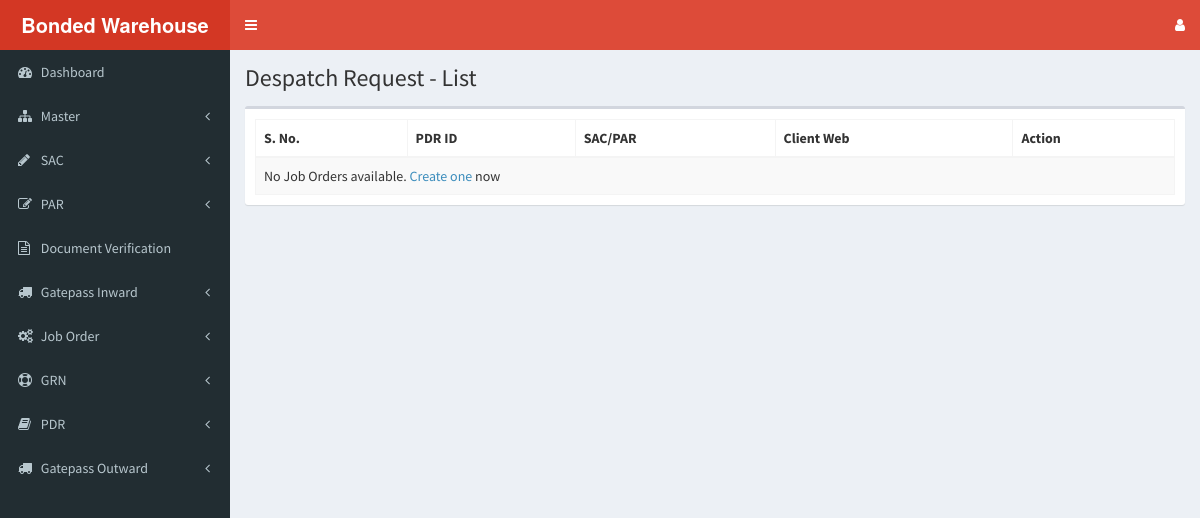
The page /pdr/pdr-list-view.php on the database as committed earlier.
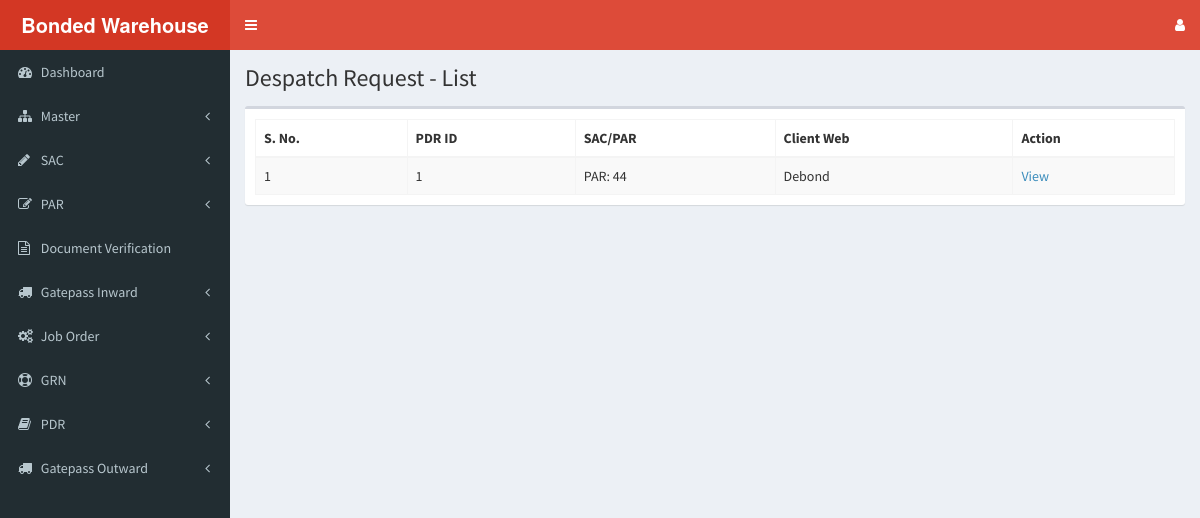
The same page on the database as committed later.
### tables this page shows
CREATE TABLE `despatch_request` (
  `pdr_id` int(11) NOT NULL,
  `bond_number` varchar(50) NOT NULL,
  `sac_par_table` varchar(10) NOT NULL,
  `sac_par_id` int(11) NOT NULL,
  `client_web` varchar(20) NOT NULL,
  `cha_name` varchar(50) NOT NULL,
  `order_number` varchar(50) NOT NULL,
  `boe_number` varchar(50) NOT NULL,
  `exbond_be_number` varchar(50) NOT NULL,
  `exbond_be_date` date NOT NULL,
  `customs_officer_name` varchar(50) NOT NULL,
  `number_of_packages` int(11) NOT NULL,
  `assessment_value` varchar(50) NOT NULL,
  `duty_value` varchar(50) NOT NULL,
  `transporter_name` varchar(50) NOT NULL,
  `status` varchar(50) NOT NULL DEFAULT 'created'
);

### pdr/pdr-list-view.php (the view, shortened to what this page needs)
<?php
  include('../header.php');
  include('../sidebar.php');
  include('../dbconfig.php');
?>
<div class="content-wrapper">
  <section class="content-header">
    <h1>
      Despatch Request - List
    </h1>
  </section>
  <section class="content">
    <div class="box">
      <div class="box-body">
        <table id="grn_table" class="table table-bordered table-striped">
          <thead>
            <tr>
              <th>S. No.</th>
              <th>PDR ID</th>
              <th>SAC/PAR</th>
              <th>Client Web</th>
              <th>Action</th>
            </tr>
          </thead>
          <tbody>
            <?php
              $select_query = "SELECT * FROM despatch_request";
              $result = mysqli_query($dbc,$select_query);
              $row_counter = 0;
              if(mysqli_num_rows($result) > 0) {
                while($row = mysqli_fetch_array($result)) {
                  echo "<tr>";
                  echo "<td>".++$row_counter."</td>";
                  echo "<td>".$row['pdr_id']."</td>";
                  echo "<td>".strtoupper($row['sac_par_table']).": ".$row['sac_par_id']."</td>";
                  echo "<td>".$row['client_web']."</td>";
                  echo "<td><a href='pdr-edit.php?pdr_id=".$row['pdr_id']."'>View</a></td>";
                  echo "</tr>";
                }
              } else {
                echo "<tr><td colspan=\"6\">No Job Orders available. <a href=\"job-order-unloading-create.php\">Create one</a> now</td></tr>";
              }
            ?>
          </tbody>
        </table>
      </div>
      </div>
    </div>
</div>
<?php
  include('../footer.php');
?>

### header.php (shortened to what this page needs)
<!DOCTYPE html>
<html>
<head>
  <link rel="stylesheet" href="<?php echo LIBRARYURL; ?>/css/bootstrap.min.css">
  <link rel="stylesheet" href="https://cdnjs.cloudflare.com/ajax/libs/font-awesome/4.5.0/css/font-awesome.min.css">
  <link rel="stylesheet" href="https://cdnjs.cloudflare.com/ajax/libs/ionicons/2.0.1/css/ionicons.min.css">
  <link rel="stylesheet" href="<?php echo LIBRARYURL; ?>/css/AdminLTE.min.css">
  <link rel="stylesheet" href="<?php echo LIBRARYURL; ?>/css/skins/_all-skins.min.css">
  <link rel="stylesheet" href="<?php echo LIBRARYURL; ?>/plugins/datepicker/datepicker.css">
  <link rel="stylesheet" href="<?php echo LIBRARYURL; ?>/plugins/datepicker/bootstrap-datepicker.min.css">
  <link rel="stylesheet" href="<?php echo LIBRARYURL; ?>/plugins/datatables/dataTables.bootstrap.css">
  <link rel="stylesheet" href="<?php echo LIBRARYURL; ?>/plugins/jQueryUI/jquery-ui.min.css">
</head>
<body class="hold-transition skin-red sidebar-mini">
<div class="wrapper">
  <header class="main-header">
    <a href="#" class="logo">
      <span class="logo-lg"><b> Bonded Warehouse </b></span>
    </a>
    <nav class="navbar navbar-static-top">
      <a href="#" class="sidebar-toggle" data-toggle="offcanvas" role="button">
      </a>
      <div class="navbar-custom-menu">
        <ul class="nav navbar-nav">
          <li class="dropdown">
              <a class="dropdown-toggle" data-toggle="dropdown" href="#">
                <i class="fa fa-user fa-x"></i>
              </a>
          </li>
        </ul>
      </div>
    </nav>
  </header>

### sidebar.php (shortened to what this page needs)
<aside class="main-sidebar">
  <section class="sidebar">
    <ul class="sidebar-menu">
      <li class="treeview">
        <a href="<?php echo HOMEURL; ?>/dashboard/dashboard.php">
          <i class="fa fa-dashboard"></i> <span>Dashboard</span>
        </a>
      </li>
      <li class="treeview">
        <a href="#">
          <i class="fa fa-sitemap"></i> <span>Master</span>
          <span class="pull-right-container">
            <i class="fa fa-angle-left pull-right"></i>
          </span>
        </a>
      </li>
      <li class="treeview">
        <a href="#">
          <i class="fa fa-pencil"></i> <span>SAC</span>
          <span class="pull-right-container">
            <i class="fa fa-angle-left pull-right"></i>
          </span>
        </a>
      </li>
      <li class="treeview">
        <a href="#">
          <i class="fa fa-edit"></i> <span>PAR</span>
          <span class="pull-right-container">
            <i class="fa fa-angle-left pull-right"></i>
          </span>
        </a>
      </li>
      <li class="treeview">
        <a href="<?php echo HOMEURL; ?>/dv/document-verification-view.php">
          <i class="fa fa-file-text-o"></i> <span>Document Verification</span>
        </a>
      </li>
      <li class="treeview">
        <a href="#">
          <i class="fa fa-truck"></i> <span>Gatepass Inward</span>
          <span class="pull-right-container">
            <i class="fa fa-angle-left pull-right"></i>
          </span>
        </a>
      </li>
      <li class="treeview">
        <a href="#">
          <i class="fa fa-gears"></i> <span>Job Order</span>
          <span class="pull-right-container">
            <i class="fa fa-angle-left pull-right"></i>
          </span>
        </a>
      </li>
      <li class="treeview">
        <a href="#">
          <i class="fa fa-support"></i> <span>GRN</span>
          <span class="pull-right-container">
            <i class="fa fa-angle-left pull-right"></i>
          </span>
        </a>
      </li>
      <li class="treeview">
        <a href="#">
          <i class="fa fa-book"></i> <span>PDR</span>
          <span class="pull-right-container">
            <i class="fa fa-angle-left pull-right"></i>
          </span>
        </a>
      </li>
      <li class="treeview">
        <a href="#">
          <i class="fa fa-truck"></i> <span>Gatepass Outward</span>
          <span class="pull-right-container">
            <i class="fa fa-angle-left pull-right"></i>
          </span>
        </a>
      </li>
    </ul>
  </section>
</aside>

Rows that differ between the two databases and show on the page:
added despatch_request: pdr_id "1", sac_par_table "PAR", sac_par "44", client_web "Debond"
Other text that changed with them:
text no longer shown: "No Job Orders available. Create one now"
